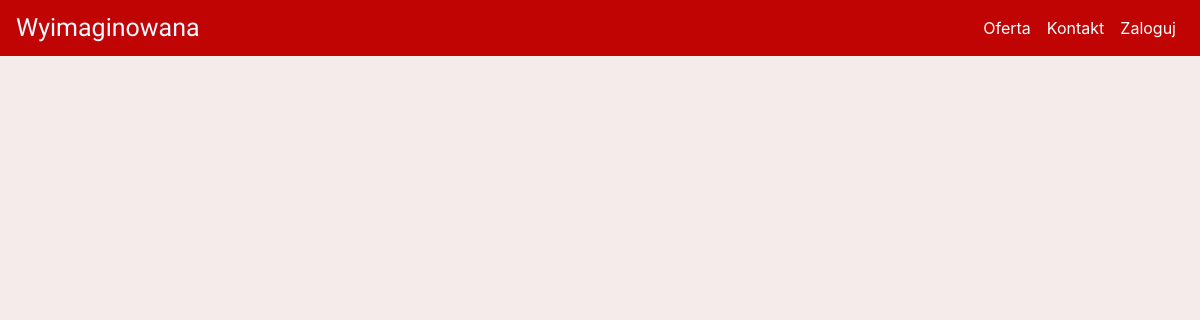
Before: /oferta/Kwiaty/5 with the older database file.
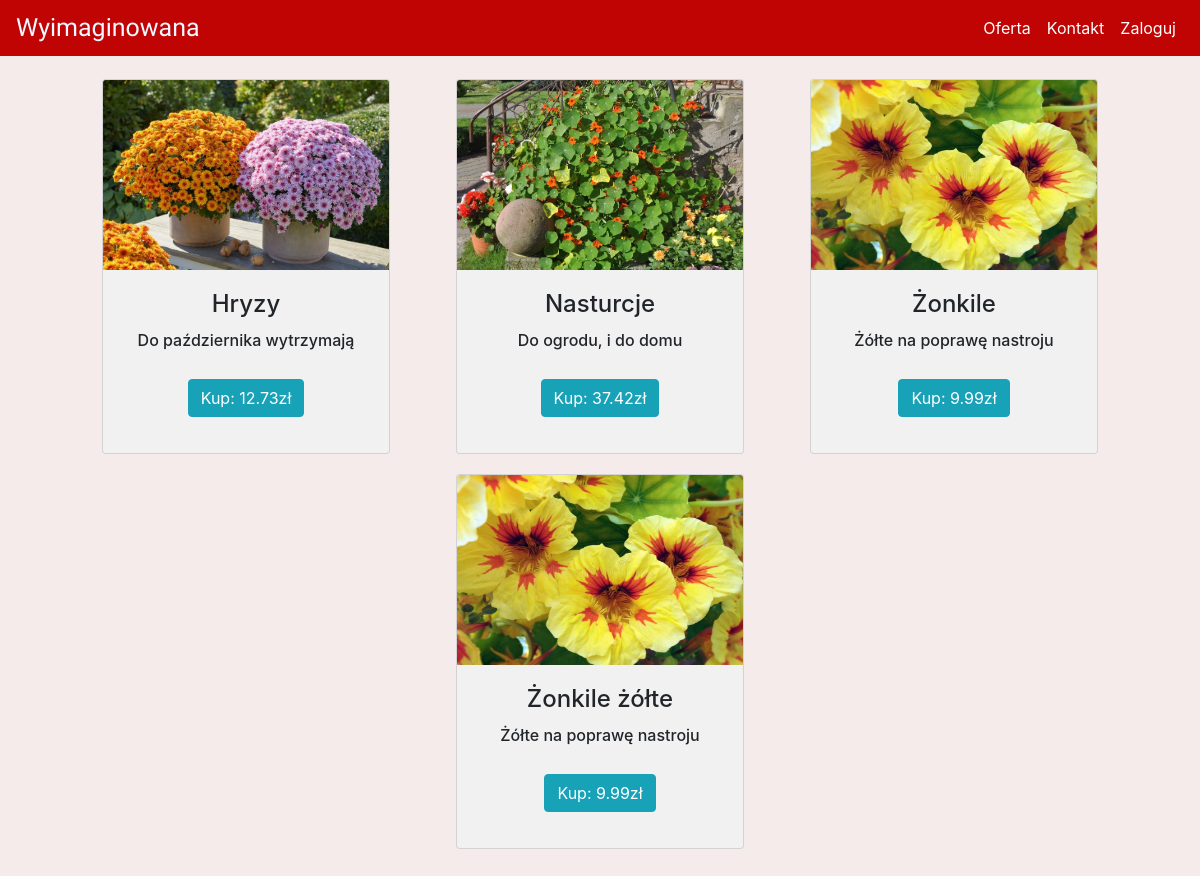
After: the same page with the newer database file.
### kwiaciarnia/models.py (models this page shows)
class Products(db.Model):
    id = db.Column(db.Integer(), primary_key=True)
    category = db.Column(db.Integer(), db.ForeignKey('product_category.id'))
    name = db.Column(db.String(), unique=True)
    description = db.Column(db.String())
    price = db.Column(db.Integer())

### kwiaciarnia/routes.py (the view, shortened to what this page needs)
@app.route('/oferta/<cat_name>/<id>', methods=["GET", "POST"])
def products(cat_name, id):
    products = Products.query.filter_by(category=id).all()
    products_category = Product_category.query.filter_by(name=cat_name).first()
    form = BuyForm()
    return render_template('products.html', products=products, products_category=products_category, form=form)

### kwiaciarnia/templates/products.html (shortened to what this page needs)
{% extends 'base.html' %}
{% block content %}
<div class="scrollmenu scrolly">
  {% for product in products %}
    <div class="card max-height padding-btm" style="width: 18rem;">
      {% if product.category == products_category.id %}
        <img class="card-img-top card-colour img-size" src="/static/uploads/products/{{product.id}}.png" alt="{{product.name}}" onerror="this.onerror=null;this.src='/static/uploads/logo/filler.png';">
      {% endif %}
      <div class="card-body padding-btm">
        <h4 class="card-title">{{product.name}}</h4>
        <h6 class="card-text">{{product.description|truncate(50)}}</h6>
        <button type="button" class="btn btn-info" data-toggle="modal" data-target="#Modal-MoreInfo-{{ product.id }}">
          Kup: {{product.price}}zł
        </button>
      </div>
    </div>
  {% endfor %}
</div>
{% endblock %}

### kwiaciarnia/templates/base.html (shortened to what this page needs)
<!doctype html>
<html lang="en">
  <head>
    <link rel="stylesheet" href="https://cdn.jsdelivr.net/npm/bootstrap@4.3.1/dist/css/bootstrap.min.css">
    <link rel="stylesheet" href="{{ url_for('static', filename='styles/main.css') }}">
  </head>
  <body>
    <div id="uno">
      {% include 'includes/navbar.html' %}
    </div>
    <div id="duo" class="position-relative overflow-hidden p-3 p-md-5 m-md-3 text-center">
      {% block content %}
      {% endblock %}
    </div>
  </body>
</html>

### kwiaciarnia/templates/includes/navbar.html (shortened to what this page needs)
<nav class="navbar navbar-expand-md nav_bar navbar-dark ">
    <a class="navbar-brand" href="{{ url_for('home') }}">{% include 'includes/logo.html' %}</a>
    <div class="collapse navbar-collapse" id="navbarNav">
      <ul class="navbar-nav ml-auto">
        <li class="nav-item active">
            <a class="nav-link" href="{{ url_for('products_categories') }}">Oferta</a>
        </li>
        <li class="nav-item active">
            <a class="nav-link" href="{{ url_for('contact') }}">Kontakt</a>
        </li>
        {% if current_user.is_authenticated  %}
            <li class="nav-item active">
                <a class="nav-link" href="{{ url_for('user_page', name=current_user.username) }}">@{{current_user.username}}</a>
            </li>
            <li class="nav-item active">
                <a class="nav-link" href="{{ url_for('logout') }}">Wyloguj</a>
            </li>
        {% else %}
            <li class="nav-item active">
                <a class="nav-link" href="{{ url_for('login') }}">Zaloguj</a>
            </li>
        {% endif %}
      </ul>
    </div>
</nav>

### kwiaciarnia/templates/includes/logo.html (shortened to what this page needs)
<h1 id="top">  Wyimaginowana</h1>

### kwiaciarnia/static/styles/main.css (style rules this page uses)
.nav_bar { background-color: #C00404; color: black; position: fixed; top: 0; width: 100%; z-index: 1; }
body { background-color: #f5ebeb; }
.scrolly { display: flex; flex-wrap: wrap; padding: 5px; }
.scrolly > div { background-color: #f1f1f1; width: 100px; margin: 10px; text-align: center; line-height: 75px; font-size: 30px; margin-left: auto; margin-right: auto; }
.img-size { width: 286px; height: 190px; }

### kwiaciarnia/templates/includes/logo.html (style rules this page uses)
#top { background-color: #C00404; color: aliceblue; font-family: 'Dancing Script', cursive; font-size: 25px; margin-bottom: 0; }

Changed rows visible on the page:
added Products: shows a picture, name "Hryzy", description "Do października wytrzymają", price "12.73"
added Products: shows a picture, name "Nasturcje", description "Do ogrodu, i do domu", price "37.42"
added Products: name "Żonkile", description "Żółte na poprawę nastroju", price "9.99"
added Products: name "Żonkile żółte", description "Żółte na poprawę nastroju", price "9.99"
